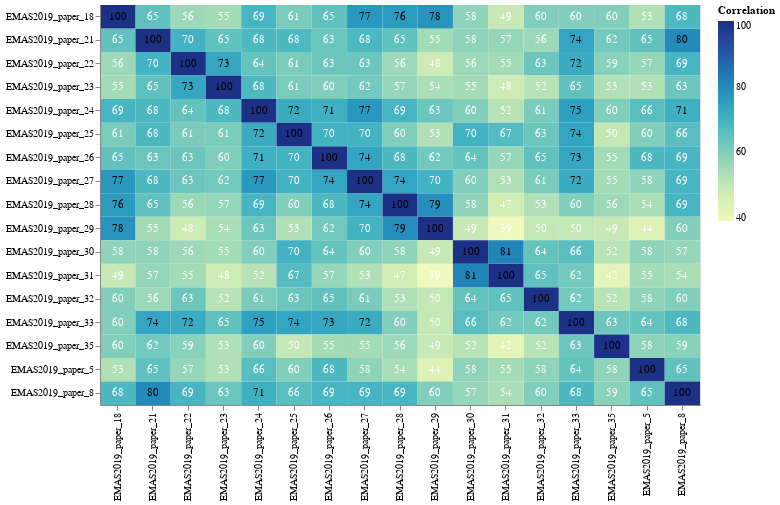

The code cell stored with this chart in its notebook:
### Code cell
dfplot = pd.DataFrame({'x': dfsingle["paper_a"].ravel(),
                   'y': dfsingle["paper_b"].ravel(),
                   'Correlation': dfsingle["correlation"].ravel()})

chart = alt.Chart(dfplot).mark_rect().encode(
    x=alt.X('x:O', axis=alt.Axis(title="")),
    y=alt.Y('y:O', axis=alt.Axis(title="")),
    color='Correlation:Q'
)

text = chart.mark_text(baseline='middle').encode(
    text='Correlation:Q',
    color=alt.condition(
        alt.datum.Correlation > 70,
        alt.value('black'),
        alt.value('white')
    )
)

# Draw the chart
plot = chart.properties(width=CHART_WIDTH, height=CHART_HEIGHT) + text
plot

### Figure 1 — Vega-Lite specification as saved in the notebook (floating-point values rounded to 4 significant figures; data arrays with more than 128 entries replaced by an {"elided": "..."} marker saying what was removed)
{"config": {"view": {"continuousWidth": 400, "continuousHeight": 300}}, "layer": [{"mark": "rect", "encoding": {"color": {"type": "quantitative", "field": "Correlation"}, "x": {"type": "ordinal", "axis": {"title": ""}, "field": "x"}, "y": {"type": "ordinal", "axis": {"title": ""}, "field": "y"}}, "height": 400, "width": 600}, {"mark": {"type": "text", "baseline": "middle"}, "encoding": {"color": {"condition": {"value": "black", "test": "(datum.Correlation > 70)"}, "value": "white"}, "text": {"type": "quantitative", "field": "Correlation"}, "x": {"type": "ordinal", "axis": {"title": ""}, "field": "x"}, "y": {"type": "ordinal", "axis": {"title": ""}, "field": "y"}}}], "data": {"name": "data-acf236cf19f061f22ef2742979933e3c"}, "$schema": "https://vega.github.io/schema/vega-lite/v4.8.1.json", "datasets": {"data-acf236cf19f061f22ef2742979933e3c": {"elided": "289 records"}}}
